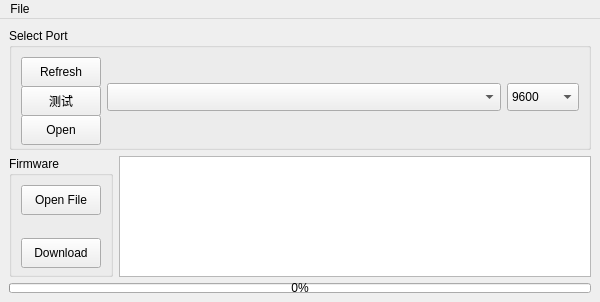
<?xml version="1.0" encoding="UTF-8"?>
<ui version="4.0">
 <class>MainWindow</class>
 <widget class="QMainWindow" name="MainWindow">
  <property name="geometry">
   <rect>
    <x>0</x>
    <y>0</y>
    <width>600</width>
    <height>302</height>
   </rect>
  </property>
  <property name="minimumSize">
   <size>
    <width>600</width>
    <height>250</height>
   </size>
  </property>
  <property name="maximumSize">
   <size>
    <width>600</width>
    <height>302</height>
   </size>
  </property>
  <property name="windowTitle">
   <string>MainWindow</string>
  </property>
  <widget class="QWidget" name="centralwidget">
   <layout class="QVBoxLayout" name="verticalLayout_3">
    <item>
     <widget class="QGroupBox" name="groupBox">
      <property name="maximumSize">
       <size>
        <width>16777215</width>
        <height>16777215</height>
       </size>
      </property>
      <property name="title">
       <string>Select Port</string>
      </property>
      <layout class="QHBoxLayout" name="horizontalLayout_2">
       <item>
        <layout class="QVBoxLayout" name="verticalLayout">
         <item>
          <widget class="QPushButton" name="btn_reflash_com">
           <property name="minimumSize">
            <size>
             <width>0</width>
             <height>30</height>
            </size>
           </property>
           <property name="text">
            <string>Refresh</string>
           </property>
          </widget>
         </item>
         <item>
          <widget class="QPushButton" name="btn_test">
           <property name="minimumSize">
            <size>
             <width>0</width>
             <height>30</height>
            </size>
           </property>
           <property name="text">
            <string>测试</string>
           </property>
          </widget>
         </item>
         <item>
          <widget class="QPushButton" name="btn_serial_open">
           <property name="minimumSize">
            <size>
             <width>0</width>
             <height>30</height>
            </size>
           </property>
           <property name="text">
            <string>Open</string>
           </property>
          </widget>
         </item>
        </layout>
       </item>
       <item>
        <widget class="QComboBox" name="comboBox_com">
         <property name="sizePolicy">
          <sizepolicy hsizetype="MinimumExpanding" vsizetype="Fixed">
           <horstretch>0</horstretch>
           <verstretch>0</verstretch>
          </sizepolicy>
         </property>
         <property name="minimumSize">
          <size>
           <width>0</width>
           <height>28</height>
          </size>
         </property>
        </widget>
       </item>
       <item>
        <widget class="QComboBox" name="comboBox_baud">
         <property name="minimumSize">
          <size>
           <width>0</width>
           <height>28</height>
          </size>
         </property>
         <property name="currentText">
          <string>9600</string>
         </property>
         <item>
          <property name="text">
           <string>9600</string>
          </property>
         </item>
         <item>
          <property name="text">
           <string>115200</string>
          </property>
         </item>
         <item>
          <property name="text">
           <string>460800</string>
          </property>
         </item>
         <item>
          <property name="text">
           <string>921600</string>
          </property>
         </item>
        </widget>
       </item>
      </layout>
     </widget>
    </item>
    <item>
     <layout class="QHBoxLayout" name="horizontalLayout">
      <item>
       <widget class="QGroupBox" name="groupBox_2">
        <property name="maximumSize">
         <size>
          <width>1000</width>
          <height>1000</height>
         </size>
        </property>
        <property name="title">
         <string>Firmware</string>
        </property>
        <layout class="QVBoxLayout" name="verticalLayout_2">
         <item>
          <widget class="QPushButton" name="btn_open_file">
           <property name="minimumSize">
            <size>
             <width>0</width>
             <height>30</height>
            </size>
           </property>
           <property name="text">
            <string>Open File</string>
           </property>
          </widget>
         </item>
         <item>
          <widget class="QLabel" name="label_file">
           <property name="text">
            <string/>
           </property>
           <property name="alignment">
            <set>Qt::AlignCenter</set>
           </property>
          </widget>
         </item>
         <item>
          <widget class="QPushButton" name="btn_program">
           <property name="minimumSize">
            <size>
             <width>0</width>
             <height>30</height>
            </size>
           </property>
           <property name="text">
            <string>Download</string>
           </property>
          </widget>
         </item>
        </layout>
       </widget>
      </item>
      <item>
       <widget class="QTextEdit" name="textEdit">
        <property name="font">
         <font>
          <family>Arial</family>
          <pointsize>7</pointsize>
         </font>
        </property>
        <property name="documentTitle">
         <string/>
        </property>
        <property name="readOnly">
         <bool>true</bool>
        </property>
        <property name="markdown">
         <string/>
        </property>
        <property name="placeholderText">
         <string/>
        </property>
       </widget>
      </item>
     </layout>
    </item>
    <item>
     <widget class="QProgressBar" name="progressBar">
      <property name="maximumSize">
       <size>
        <width>16777215</width>
        <height>10</height>
       </size>
      </property>
      <property name="value">
       <number>0</number>
      </property>
     </widget>
    </item>
   </layout>
  </widget>
  <widget class="QMenuBar" name="menuBar">
   <property name="geometry">
    <rect>
     <x>0</x>
     <y>0</y>
     <width>600</width>
     <height>25</height>
    </rect>
   </property>
   <widget class="QMenu" name="menuFile">
    <property name="title">
     <string>File</string>
    </property>
    <addaction name="actionOpen"/>
   </widget>
   <addaction name="menuFile"/>
  </widget>
  <action name="actionOpen">
   <property name="text">
    <string>Open1</string>
   </property>
  </action>
 </widget>
 <resources/>
 <connections/>
</ui>
